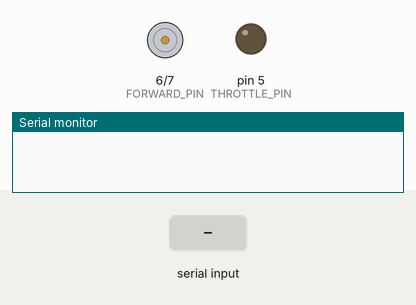
This sketch was run on a simulated Arduino Uno, built with avr-gcc and run on an emulated ATmega328P. Parts: motor-driver pin pairs drawn as motors (green arrow = first pin HIGH = forward, orange = second pin HIGH = backward, longer = more drive, scaled by the enable pin), output pins drawn as LEDs (lit = HIGH), the last lines printed to the serial monitor. The test bench sets the inputs (shaded band).

Above: at 1.2 s.
1.3 s: "F" received over the second serial link
At 2.3 s:
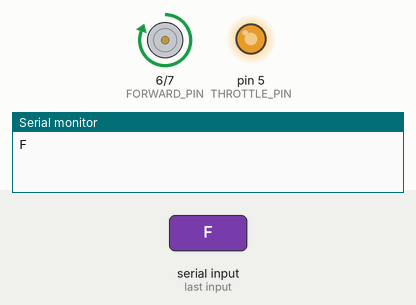
2.8 s: "B" received over the second serial link
At 3.5 s:
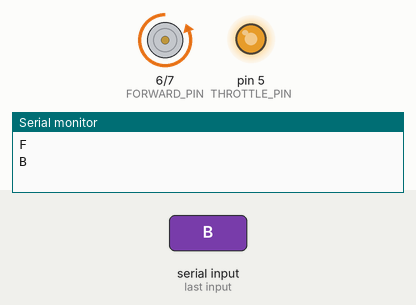
4.3 s: "L" received over the second serial link
At 4.6 s:
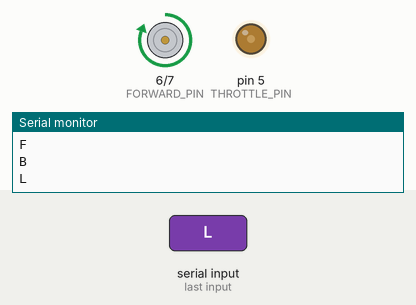
5.8 s: "S" received over the second serial link
At 6.9 s:
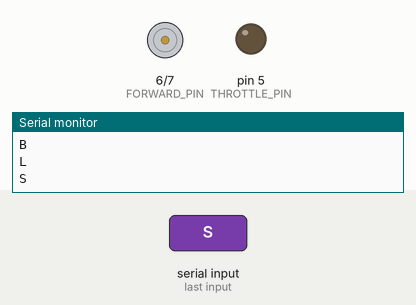
Timing chart, 0 to 8.3 s (numbered marks = the images above; inputs shaded):
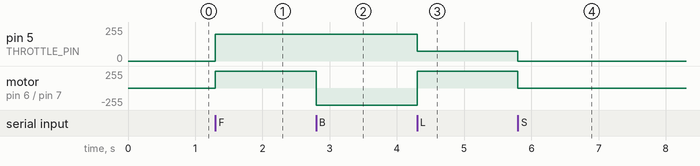

The sketch:

hover-board-control-using-Bluetooth-RC-Controller.ino
```cpp
#include <SoftwareSerial.h>

// Bluetooth on pins 2 (RX) and 3 (TX)
SoftwareSerial bluetooth(2, 3); // RX, TX

// Motor control pins
#define THROTTLE_PIN 5
#define FORWARD_PIN 6
#define REVERSE_PIN 7
#define ENABLE_PIN 8

char command;

void setup() {
  pinMode(THROTTLE_PIN, OUTPUT);
  pinMode(FORWARD_PIN, OUTPUT);
  pinMode(REVERSE_PIN, OUTPUT);
  pinMode(ENABLE_PIN, OUTPUT);

  digitalWrite(ENABLE_PIN, HIGH); // Enable motor controller

  bluetooth.begin(9600);
  Serial.begin(9600); // For debugging
}

void loop() {
  if (bluetooth.available()) {
    command = bluetooth.read();
    Serial.println(command); // Optional: view command on Serial Monitor

    switch (command) {
      case 'F': moveForward(200); break;  // Forward
      case 'B': moveBackward(200); break; // Backward
      case 'L': turnLeft(150); break;     // Turn Left
      case 'R': turnRight(150); break;    // Turn Right
      case 'S': stopMotors(); break;      // Stop
    }
  }
}

// === Motor Control Functions ===
void moveForward(int speed) {
  digitalWrite(FORWARD_PIN, HIGH);
  digitalWrite(REVERSE_PIN, LOW);
  analogWrite(THROTTLE_PIN, speed);
}

void moveBackward(int speed) {
  digitalWrite(FORWARD_PIN, LOW);
  digitalWrite(REVERSE_PIN, HIGH);
  analogWrite(THROTTLE_PIN, speed);
}

void turnLeft(int speed) {
  digitalWrite(FORWARD_PIN, HIGH);
  digitalWrite(REVERSE_PIN, LOW);
  analogWrite(THROTTLE_PIN, speed / 2);
}

void turnRight(int speed) {
  digitalWrite(FORWARD_PIN, HIGH);
  digitalWrite(REVERSE_PIN, LOW);
  analogWrite(THROTTLE_PIN, speed / 2);
}

void stopMotors() {
  digitalWrite(FORWARD_PIN, LOW);
  digitalWrite(REVERSE_PIN, LOW);
  analogWrite(THROTTLE_PIN, 0);
}
```

Measured:
- after the input at 1.3 s, pin 5 (THROTTLE_PIN): 0/255 → 200/255 at once; motor on pin 6 (FORWARD_PIN) / pin 7 (REVERSE_PIN): stopped → forward 255/255 at once
- after the input at 2.8 s, motor on pin 6 (FORWARD_PIN) / pin 7 (REVERSE_PIN): forward 255/255 → backward 255/255 at once
- after the input at 4.3 s, pin 5 (THROTTLE_PIN): 200/255 → 75/255 at once; motor on pin 6 (FORWARD_PIN) / pin 7 (REVERSE_PIN): backward 255/255 → forward 255/255 at once
- after the input at 5.8 s, pin 5 (THROTTLE_PIN): 75/255 → 0/255 at once; motor on pin 6 (FORWARD_PIN) / pin 7 (REVERSE_PIN): forward 255/255 → stopped at once
